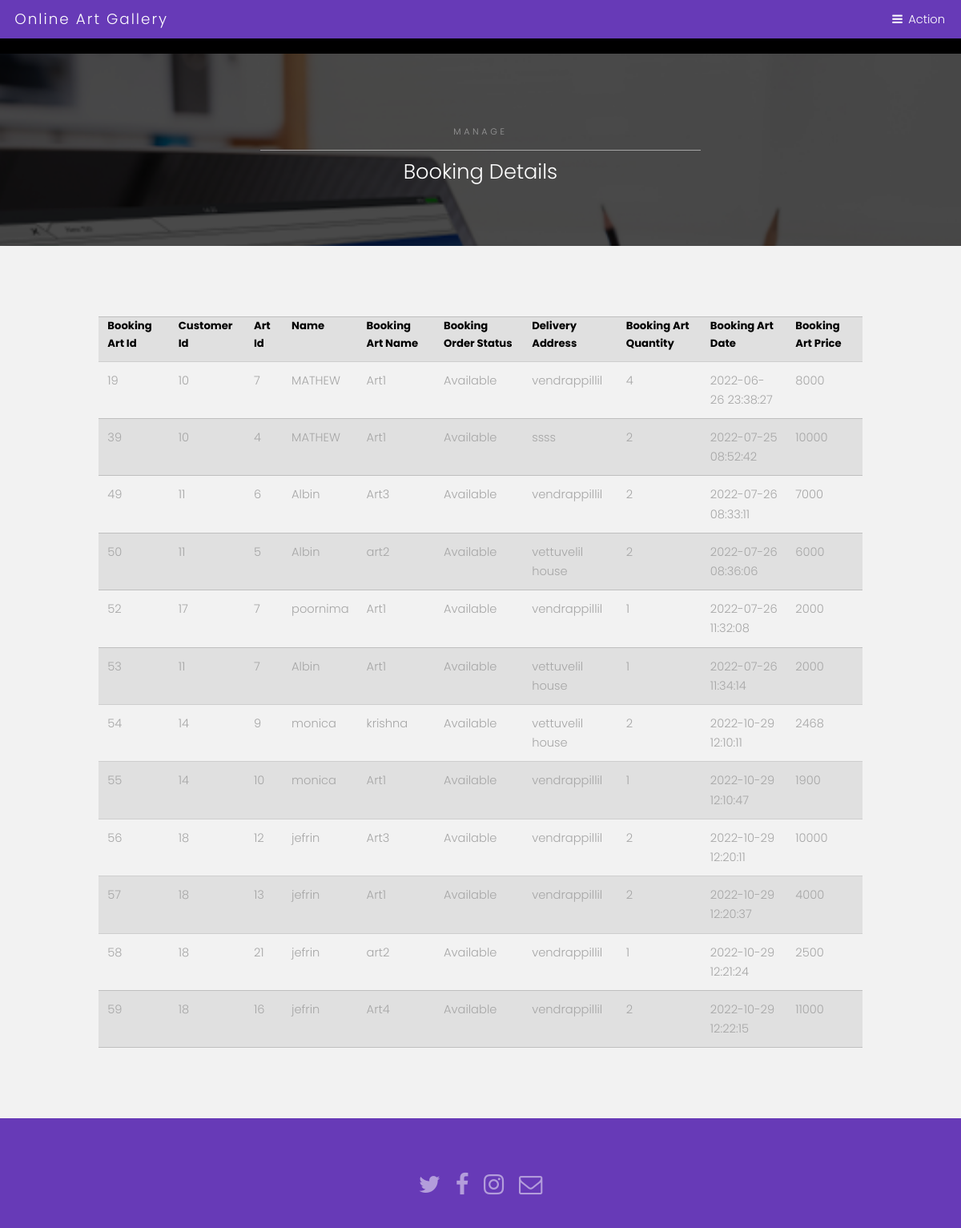
/admin/view_booking_detail.php, run on the app's committed database.
### tables this page shows
CREATE TABLE `booking_info` (
  `bart_id` int(10) NOT NULL,
  `cust_id` int(10) NOT NULL,
  `art_id` int(10) NOT NULL,
  `Name` text NOT NULL,
  `bart_name` varchar(50) NOT NULL,
  `order_status` varchar(20) NOT NULL,
  `delivery_address` varchar(50) NOT NULL,
  `bart_quantity` int(10) NOT NULL,
  `bart_date` varchar(30) NOT NULL DEFAULT 'CURRENT_TIMESTAMP(50)',
  `bart_price` int(20) NOT NULL
);

### admin/view_booking_detail.php (the view, shortened to what this page needs)
<?php include("header/header.php");?>
<section id="One" class="wrapper style3">
   <div class="inner">
      <header class="align-center">
         <p>MANAGE</p>
         <h2>Booking Details</h2>
      </header>
   </div>
</section>
<section id="two" class="wrapper style2">
   <div class="content" style="overflow-x:auto">
      <?php
         $sql = "select * from booking_info";
         $run = mysqli_query( $con, $sql );
         echo "
         <div class='container divform'>
         <table class='table table-bordered'  >
         	<tr>
         	<th>Booking Art Id</th>
         <th>Customer Id</mmth>
         <th> Art Id</th>
         <th>Name</th>
         <th>Booking Art Name</th>
         <th>Booking Order Status</th>
         <th>Delivery Address</th>
         <th>Booking Art Quantity</th>
         <th>Booking Art Date</th>
         <th>Booking Art Price</th>
         	</tr>";
         while ( $result = mysqli_fetch_array( $run ) ) {
         	echo "<tr>
         		<td>$result[0]</td>
         <td>$result[1]</td>
         <td>$result[2]</td>
         <td>$result[3]</td>
         <td>$result[4]</td>
         <td>$result[5]</td>
         <td>$result[6]</td>
         <td>$result[7]</td>
         <td>$result[8]</td>
         <td>$result[9]</td>
         		</tr>";
         }
         echo "</table>
         </div>";
         ?>
   </div>
</section>
<?php include( "../footer/footer.php" );?>

### admin/header/header.php (shortened to what this page needs)
<!doctype html>
<html lang="en" class="gr__localhost" style="
    margin-top: 67px;
    background-color: BLACK;
">
<head>
<link rel="stylesheet" href="../assets/css/main.css" />
</head>
<header>
<nav class="#header">
			<header id="header" class="alt">
				<div class="logo"><a href="index.php"> Online Art Gallery</a></div>
				<a href="#menu"><p class="custom-para">Action</p></a>
			</header>
</nav>
</header>
<body>

### footer/footer.php (shortened to what this page needs)
<footer id="footer">
   <div class="container">
      <ul class="icons">
         <li><a href="#" class="icon fa-twitter"><span class="label">Twitter</span></a></li>
         <li><a href="#" class="icon fa-facebook"><span class="label">Facebook</span></a></li>
         <li><a href="#" class="icon fa-instagram"><span class="label">Instagram</span></a></li>
         <li><a href="#" class="icon fa-envelope-o"><span class="label">Email</span></a></li>
      </ul>
   </div>
</footer>
</body>
</html>

### data on the page
booking_info: bart_id "19", cust "10", art "7", Name "MATHEW", bart_name "Art1", order_status "Available", delivery_address "vendrappillil", bart_quantity "4", bart_date "2022-06-26 23:38:27", bart_price "8000"
booking_info: bart_id "39", cust "10", art "4", Name "MATHEW", bart_name "Art1", order_status "Available", delivery_address "ssss", bart_quantity "2", bart_date "2022-07-25 08:52:42", bart_price "10000"
booking_info: bart_id "49", cust "11", art "6", Name "Albin", bart_name "Art3", order_status "Available", delivery_address "vendrappillil", bart_quantity "2", bart_date "2022-07-26 08:33:11", bart_price "7000"
booking_info: bart_id "50", cust "11", art "5", Name "Albin", bart_name "art2", order_status "Available", delivery_address "vettuvelil house", bart_quantity "2", bart_date "2022-07-26 08:36:06", bart_price "6000"
booking_info: bart_id "52", cust "17", art "7", Name "poornima", bart_name "Art1", order_status "Available", delivery_address "vendrappillil", bart_quantity "1", bart_date "2022-07-26 11:32:08", bart_price "2000"
booking_info: bart_id "53", cust "11", art "7", Name "Albin", bart_name "Art1", order_status "Available", delivery_address "vettuvelil house", bart_quantity "1", bart_date "2022-07-26 11:34:14", bart_price "2000"
booking_info: bart_id "54", cust "14", art "9", Name "monica", bart_name "krishna", order_status "Available", delivery_address "vettuvelil house", bart_quantity "2", bart_date "2022-10-29 12:10:11", bart_price "2468"
booking_info: bart_id "55", cust "14", art "10", Name "monica", bart_name "Art1", order_status "Available", delivery_address "vendrappillil", bart_quantity "1", bart_date "2022-10-29 12:10:47", bart_price "1900"
booking_info: bart_id "56", cust "18", art "12", Name "jefrin", bart_name "Art3", order_status "Available", delivery_address "vendrappillil", bart_quantity "2", bart_date "2022-10-29 12:20:11", bart_price "10000"
booking_info: bart_id "57", cust "18", art "13", Name "jefrin", bart_name "Art1", order_status "Available", delivery_address "vendrappillil", bart_quantity "2", bart_date "2022-10-29 12:20:37", bart_price "4000"
booking_info: bart_id "58", cust "18", art "21", Name "jefrin", bart_name "art2", order_status "Available", delivery_address "vendrappillil", bart_quantity "1", bart_date "2022-10-29 12:21:24", bart_price "2500"
booking_info: bart_id "59", cust "18", art "16", Name "jefrin", bart_name "Art4", order_status "Available", delivery_address "vendrappillil", bart_quantity "2", bart_date "2022-10-29 12:22:15", bart_price "11000"
